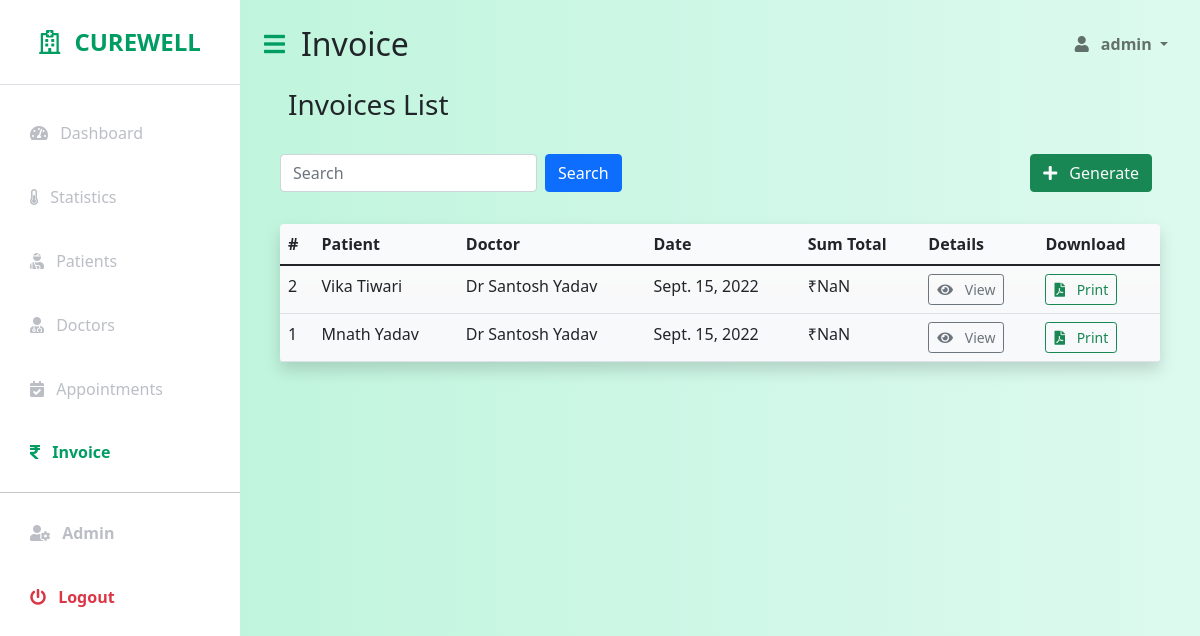
Page /invoices/ (signed in) on the committed database.
### patients/models/invoice.py (models this page shows, shortened)
class Invoice(models.Model):
    id = models.AutoField(primary_key=True)
    patient = models.ForeignKey(Patient, on_delete=models.DO_NOTHING)
    doctor = models.ForeignKey(Doctor, on_delete=models.DO_NOTHING)
    date = models.DateField(blank=True, null=True, auto_now_add=True)
    time = models.TimeField(auto_now_add=True, blank=True, null=True)
    consulation_fee = models.PositiveSmallIntegerField(
        blank=True, null=True, default=config('CONSULTATION_FEE'))
    medicine_fee = models.PositiveSmallIntegerField(blank=True, null=True)
    total_fee = models.PositiveSmallIntegerField(blank=True, null=True)

### patients/models/patient.py (models this page shows, shortened)
class Patient(models.Model):
    id = models.AutoField(primary_key=True)
    first_name = models.CharField(max_length=100)
    last_name = models.CharField(max_length=100, blank=True, null=True)
    phone_no = models.CharField(max_length=10, blank=True, null=True)
    age = models.PositiveSmallIntegerField(
        blank=True,
        null=True,
        validators=[MaxValueValidator(100),
                    MinValueValidator(1)])
    admitted_at = models.DateField(auto_now_add=True, blank=True, null=True)
    email = models.EmailField(blank=True, null=True)
    address = models.CharField(max_length=200, blank=True, null=True)
    occupation = models.CharField(max_length=100, blank=True, null=True)
    ailment = models.CharField(max_length=100, blank=True, null=True)

### patients/models/doctor.py (models this page shows, shortened)
class Doctor(models.Model):
    id = models.AutoField(primary_key=True)
    first_name = models.CharField(max_length=100)
    last_name = models.CharField(max_length=100, blank=True, null=True)
    phone_no = models.CharField(max_length=10, blank=True, null=True)
    email = models.EmailField(blank=True, null=True)
    age = models.PositiveSmallIntegerField(
        blank=True,
        null=True,
        validators=[MaxValueValidator(100),
                    MinValueValidator(1)])
    address = models.CharField(max_length=200, blank=True, null=True)
    specialization = models.CharField(max_length=100, blank=True, null=True)

### patients/views/invoice.py (the view)
# urls.py: path('invoices/', invoice_list, name='invoices'),
@login_required(login_url=LOGIN_URL)
def invoice_list(request):
    filter_by_patient_name = request.GET.get('patient_name')
    if cache.get(f'invoice_{filter_by_patient_name}'):
        return cache.get(f'invoice_{filter_by_patient_name}')
    else:
        if filter_by_patient_name:
            invoices = get_invoice(patient_name=filter_by_patient_name)
            cache.set(f'invoice_{filter_by_patient_name}', invoices, CACHE_TTL)
        else:
            invoices = get_invoice()
    context = {'invoices': invoices, 'active': 'invoice'}
    return render(request, 'invoices/invoice_list.html', context)

### patients/views/invoice.py (called while the page is built)
def get_invoice(patient_name=None):
    if patient_name:
        patient = Patient.objects.filter(first_name__icontains=patient_name)
        invoices = Invoice.objects.filter(patient__in=patient).order_by('-id')
    else:
        invoices = Invoice.objects.all().order_by('-id')
    return invoices

### templates/invoices/invoice_list.html (shortened to what this page needs)
{% extends "base.html" %}
{% block body %}
<div class="px-4">
	<h3>Invoices List</h3>
</div>
{% include './list_page_utility_bar.html' %}
<div class="p-3">
	<table class="table table-hover bg-light bg-gradient rounded shadow">
		<thead>
			<tr>
				<th scope="col">#</th>
				<th scope="col">Patient</th>
				<th scope="col">Doctor</th>
				<th scope="col">Date</th>
				<th scope="col">Sum Total</th>
				<th scope="col">Details</th>
				<th scope="col">Download</th>
			</tr>
		</thead>
		<tbody>
			{% for invoice in invoices %}
			<tr>
				<td>{{ invoice.id }}</td>
				<td style="text-transform: capitalize;">
					{{ invoice.patient.first_name }} {{ invoice.patient.last_name }}
				</td>
				<td style="text-transform: capitalize;">{{ invoice.doctor.first_name }} {{ invoice.doctor.last_name }}
				</td>
				<td>{{ invoice.date }}</td>
				<td class="money">{{ invoice.total_fee }}</td>
				<td>
					<a href="{% url 'invoice' invoice.id %}" class="btn btn-sm btn-outline-secondary">
						<i class="fas fa-eye me-2"></i>
						View
					</a>
				</td>
				<td>
					<button onclick='window.open("/invoice/{{invoice.id}}/print/", "_blank").focus()'
						class="btn btn-sm btn-outline-success">
						<i class="fas fa-file-pdf me-2"></i>
						Print
					</button>
				</td>
			</tr>
			{% empty %}
			<div class="alert alert-warning" role="alert">
				<h4 class="mx-2">No Invoices Found</h4>
				<a href="/invoices" class="btn btn-secondary mx-2" role="button">View All Invoices</a>
			</div>
			{% endfor %}
		</tbody>
	</table>
</div>
{% endblock %}

### templates/components/navbar.html (shortened to what this page needs)
<nav class="navbar navbar-expand-lg navbar-light bg-transparent py-4 px-4">
	<div class="d-flex align-items-center">
		<i class="fas fa-bars fa-align-left primary-text fs-4 me-3" id="menu-toggle"></i>
		<h2 class="fs-2 m-0" style="text-transform: capitalize;">{{ active }}</h2>
	</div>
	<div class="collapse navbar-collapse" id="navbarSupportedContent">
		<ul class="navbar-nav ms-auto mb-2 mb-lg-0">
			<li class="nav-item dropdown">
				<a class="nav-link dropdown-toggle second-text fw-bold" href="#" id="navbarDropdown" role="button"
					data-bs-toggle="dropdown" aria-expanded="false">
					<i class="fas fa-user me-2"></i>
					{{ request.user.username }}
				</a>
			</li>
		</ul>
	</div>
</nav>

### static/css/styles.css (style rules this page uses)
:root { --main-bg-color: #009d63; --main-text-color: #009d63; --second-text-color: #bbbec5; --second-bg-color: #c1efde; }
.primary-text { color: var(--main-text-color); }
.second-text { color: var(--second-text-color); }
#menu-toggle { cursor: pointer; }

### rows in the picture
Invoice: id "2", patient.first_name "Vika", patient.last_name "Tiwari", doctor.first_name "Dr Santosh", doctor.last_name "Yadav", date "Sept. 15, 2022"
Invoice: id "1", patient.first_name "Mnath", patient.last_name "Yadav", doctor.first_name "Dr Santosh", doctor.last_name "Yadav", date "Sept. 15, 2022"

### other values in the picture
{{ active }} "Invoice"
{{ request.user.username }} "admin"
